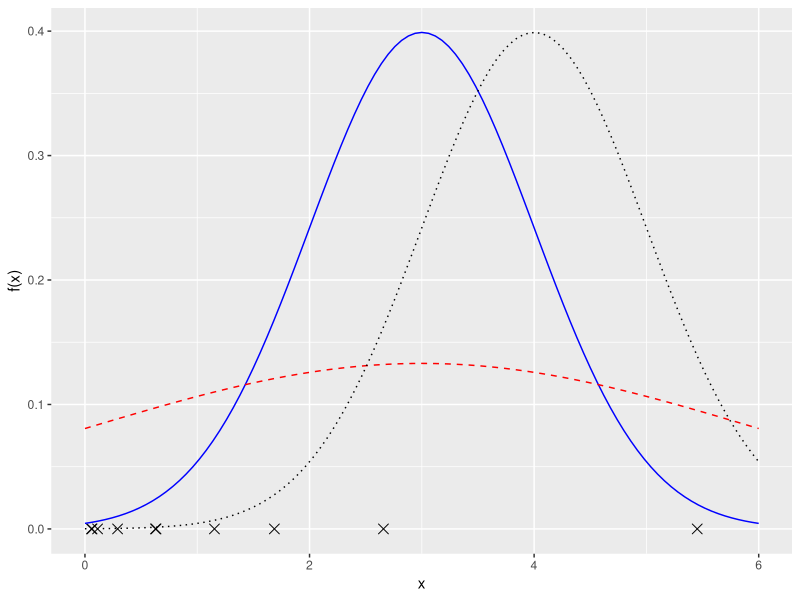
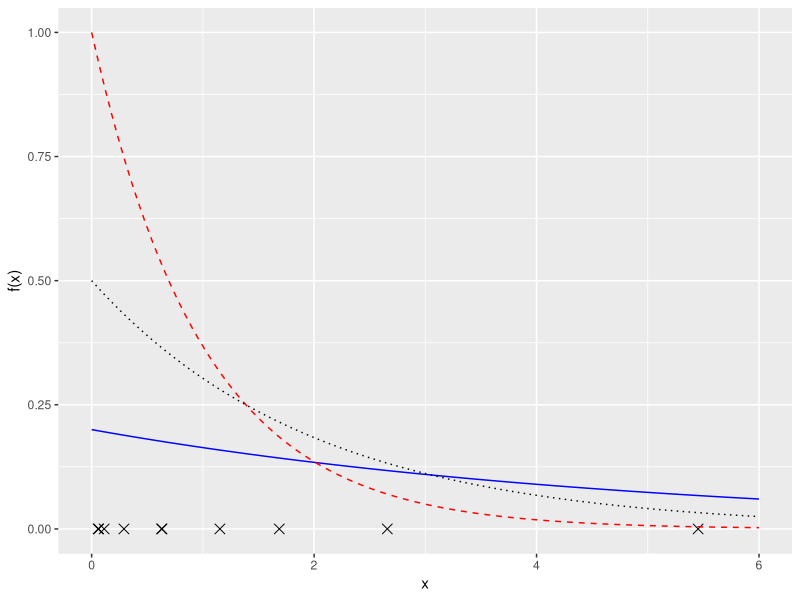
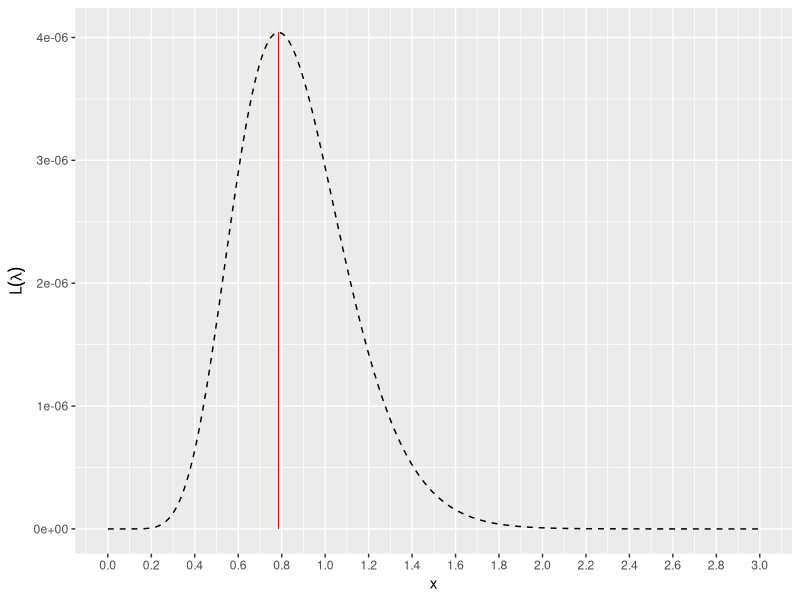

Write R code to recreate these figures, in order.
## ---- chunk 1
set.seed(123)
x <- rexp(10, 0.5)
## ---- chunk 2
x
## ---- chunk 3
library(ggplot2)
tibble::tibble(x = x, y = 0) |>
  ggplot(aes(x = x, y = y)) +
  geom_point(shape = 4, size = 3) +
  stat_function(fun = dnorm, args = list(mean = 3, sd = 1), color = "blue") +
  stat_function(fun = dnorm, args = list(mean = 3, sd = 3),
                linetype = "dashed", color = "red") +
  stat_function(fun = dnorm, args = list(mean = 4, sd = 1),
                linetype = "dotted") +
  xlab("x") +
  ylab("f(x)") +
  xlim(0, 6)
## ---- chunk 4
library(ggplot2)

tibble::tibble(x = x, y = 0) |>
  ggplot(aes(x = x, y = y)) +
  geom_point(shape = 4, size = 3) +
  stat_function(fun = dexp, args = list(rate = 0.2), color = "blue") +
  stat_function(fun = dexp, args = list(rate = 1),
                linetype = "dashed", color = "red") +
  stat_function(fun = dexp, args = list(rate = 0.5),
                linetype = "dotted") +
  xlab("x") +
  ylab("f(x)") +
  xlim(0, 6)
## ---- chunk 5
likelihood <- function(lambda) {
  lambda^10 * exp(-lambda * sum(x))
}
## ---- chunk 6
likelihood(0.1)
## ---- chunk 7
library(dplyr)
mle <- 1 / mean(x)
tibble::tibble(x = seq(0, 3, length.out = 1000), y = likelihood(x)) |>
  ggplot(aes(x = x, y = y)) +
  geom_line(linetype = "dashed") + 
  geom_segment(x = mle, xend = mle, y = 0, yend = likelihood(mle),
               color = "red", linewidth = 0.1) +
  ylab(expression(L(lambda))) +
  scale_x_continuous(breaks = seq(0, 3, by = 0.2))
## ---- chunk 8
1 / mean(x)
